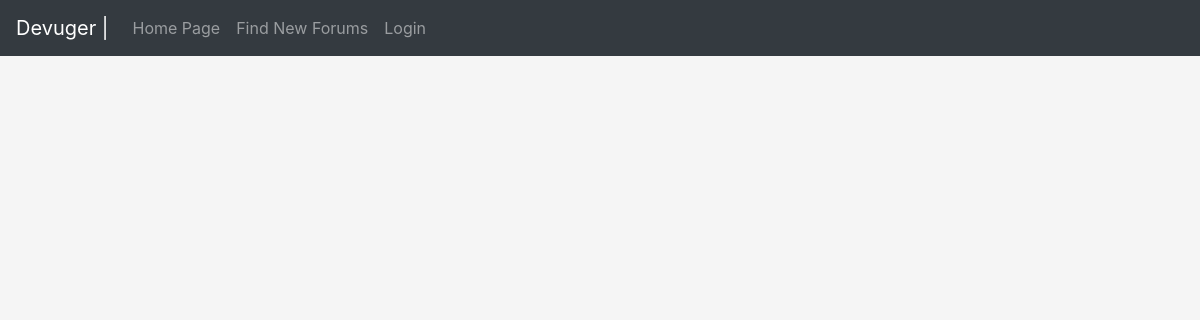
The page /findforums.php on the database as committed earlier.
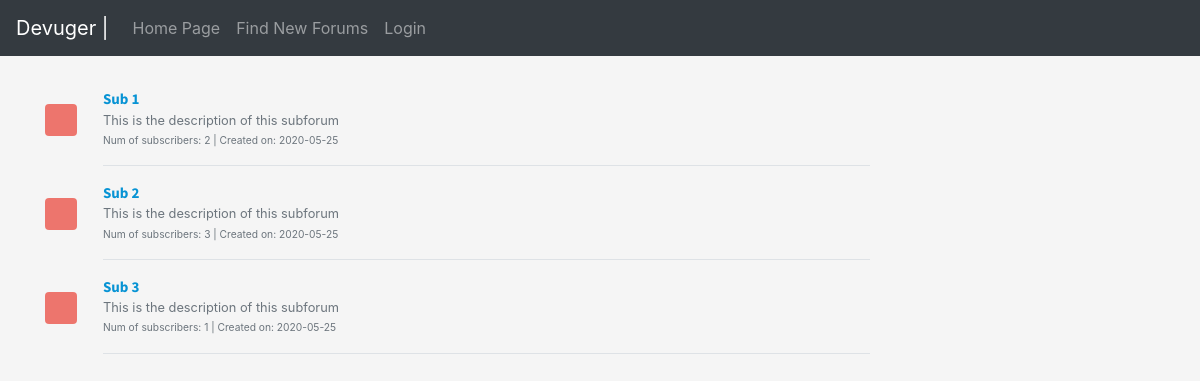
The same page on the database as committed later.
### tables this page shows
CREATE TABLE subforum(
    id INT PRIMARY KEY AUTO_INCREMENT,
    sname VARCHAR(30) UNIQUE,
    descp TEXT,
    subscribers INT,
    color VARCHAR(20),
    numPosts INT,
    creationDate DATE
);

### findforums.php (the view, shortened to what this page needs)
<?php include('php/server.php'); ?>
<?php include('includes/header.php'); ?>
    <main>
        <div class="container">
            <div class="row">
                <div class="col-md-9 py-3">
                    <?php
                        $query = "SELECT * FROM subforum ORDER BY numPosts DESC";
                        $q = mysqli_query($db, $query);
                        if(mysqli_num_rows($q) > 0)
                        {
                            while($row = mysqli_fetch_assoc($q))
                            {
                                echo
                                    '<article>
                                        <div class="media text-muted pt-3">
                                            <svg class="bd-placeholder-img mr-2 rounded mt-3" style="opacity: 0.7;filter: alpha(opacity=70);" width="32" height="32" xmlns="http://www.w3.org/2000/svg" preserveAspectRatio="xMidYMid slice" focusable="false" role="img" aria-label=""><title></title><rect width="100%" height="100%" fill="'.$row['color'].'"/><text x="50%" y="50%" fill="" dy=".3em"></text></svg>
                                            &nbsp;&nbsp;&nbsp;&nbsp;
                                            <div class="media-body">
                                                <a href="sub.php?r='.$row['sname'].'"><p class="media-body pb-3 mb-0 small lh-125 border-bottom border-gray">
                                                <strong class="d-block text-gray-dark article-title">'.$row['sname'].'</strong></a>'.mb_strimwidth($row['descp'], 0, 125, "...").'<br>
                                                <small>Num of subscribers: '.$row['subscribers'].'&nbsp;|&nbsp;Created on: '.$row['creationDate'].'</small></p>
                                            </div>
                                        </div>
                                    </article>';
                            }
                        }
                    ?>
                </div>
            </div>
        </div>
    </main>
<?php include('includes/footer.php'); ?>

Rows that differ between the two databases and show on the page:
added subforum: sname "Sub 1", descp "This is the description of this subforum", subscribers "2", creationDate "2020-05-25"
added subforum: sname "Sub 2", descp "This is the description of this subforum", subscribers "3", creationDate "2020-05-25"
added subforum: sname "Sub 3", descp "This is the description of this subforum", subscribers "1", creationDate "2020-05-25"
